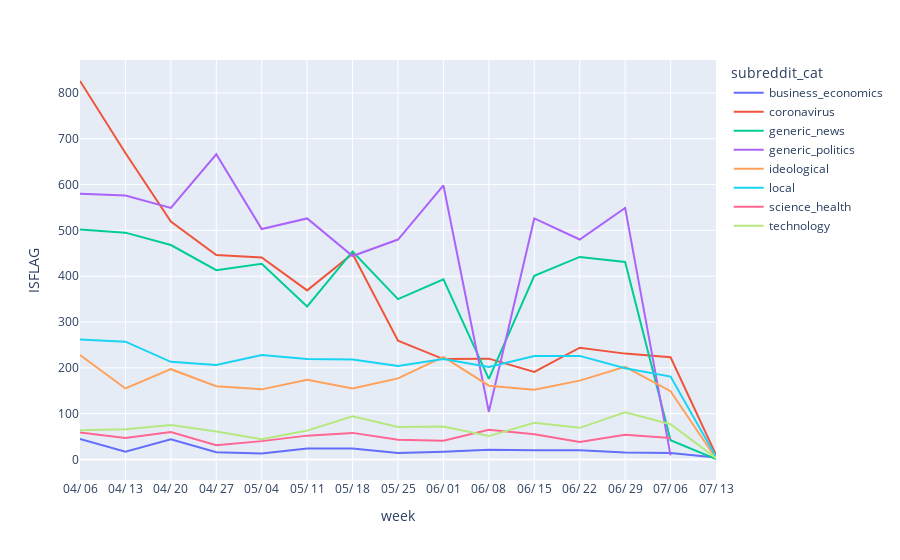

The notebook cell this image was saved under:
### Code cell
subr_line_all.update_layout(xaxis = dict(tickmode = 'array',
                                         tickvals = tickvals0,
                                         ticktext = ticklabs0
                                         ))

### Figure 1 — Plotly figure (JSON) as saved in the notebook; plotly's stock layout.template omitted (floating-point values rounded to 4 significant figures)
{"data": [{"hovertemplate": "subreddit_cat=business_economics<br>week=%{x}<br>ISFLAG=%{y}<extra></extra>", "legendgroup": "business_economics", "line": {"color": "#636efa", "dash": "solid"}, "mode": "lines", "name": "business_economics", "showlegend": true, "type": "scatter", "x": [15, 16, 17, 18, 19, 20, 21, 22, 23, 24, 25, 26, 27, 28, 29], "xaxis": "x", "y": [45, 17, 44, 16, 13, 24, 24, 14, 17, 21, 20, 20, 15, 14, 4], "yaxis": "y"}, {"hovertemplate": "subreddit_cat=coronavirus<br>week=%{x}<br>ISFLAG=%{y}<extra></extra>", "legendgroup": "coronavirus", "line": {"color": "#EF553B", "dash": "solid"}, "mode": "lines", "name": "coronavirus", "showlegend": true, "type": "scatter", "x": [15, 16, 17, 18, 19, 20, 21, 22, 23, 24, 25, 26, 27, 28, 29], "xaxis": "x", "y": [826, 669, 519, 446, 441, 369, 449, 259, 219, 220, 191, 244, 231, 223, 10], "yaxis": "y"}, {"hovertemplate": "subreddit_cat=generic_news<br>week=%{x}<br>ISFLAG=%{y}<extra></extra>", "legendgroup": "generic_news", "line": {"color": "#00cc96", "dash": "solid"}, "mode": "lines", "name": "generic_news", "showlegend": true, "type": "scatter", "x": [15, 16, 17, 18, 19, 20, 21, 22, 23, 24, 25, 26, 27, 28, 29], "xaxis": "x", "y": [502, 495, 468, 413, 427, 334, 454, 350, 393, 176, 401, 442, 431, 42, 1], "yaxis": "y"}, {"hovertemplate": "subreddit_cat=generic_politics<br>week=%{x}<br>ISFLAG=%{y}<extra></extra>", "legendgroup": "generic_politics", "line": {"color": "#ab63fa", "dash": "solid"}, "mode": "lines", "name": "generic_politics", "showlegend": true, "type": "scatter", "x": [15, 16, 17, 18, 19, 20, 21, 22, 23, 24, 25, 26, 27, 28], "xaxis": "x", "y": [580, 576, 549, 666, 503, 526, 444, 480, 598, 104, 526, 480, 549, 9], "yaxis": "y"}, {"hovertemplate": "subreddit_cat=ideological<br>week=%{x}<br>ISFLAG=%{y}<extra></extra>", "legendgroup": "ideological", "line": {"color": "#FFA15A", "dash": "solid"}, "mode": "lines", "name": "ideological", "showlegend": true, "type": "scatter", "x": [15, 16, 17, 18, 19, 20, 21, 22, 23, 24, 25, 26, 27, 28, 29], "xaxis": "x", "y": [228, 155, 197, 160, 153, 174, 155, 177, 224, 161, 152, 172, 202, 149, 2], "yaxis": "y"}, {"hovertemplate": "subreddit_cat=local<br>week=%{x}<br>ISFLAG=%{y}<extra></extra>", "legendgroup": "local", "line": {"color": "#19d3f3", "dash": "solid"}, "mode": "lines", "name": "local", "showlegend": true, "type": "scatter", "x": [15, 16, 17, 18, 19, 20, 21, 22, 23, 24, 25, 26, 27, 28, 29], "xaxis": "x", "y": [262, 257, 213, 206, 228, 219, 218, 204, 219, 202, 226, 226, 199, 181, 6], "yaxis": "y"}, {"hovertemplate": "subreddit_cat=science_health<br>week=%{x}<br>ISFLAG=%{y}<extra></extra>", "legendgroup": "science_health", "line": {"color": "#FF6692", "dash": "solid"}, "mode": "lines", "name": "science_health", "showlegend": true, "type": "scatter", "x": [15, 16, 17, 18, 19, 20, 21, 22, 23, 24, 25, 26, 27, 28], "xaxis": "x", "y": [59, 47, 60, 31, 40, 52, 58, 43, 41, 65, 55, 38, 54, 47], "yaxis": "y"}, {"hovertemplate": "subreddit_cat=technology<br>week=%{x}<br>ISFLAG=%{y}<extra></extra>", "legendgroup": "technology", "line": {"color": "#B6E880", "dash": "solid"}, "mode": "lines", "name": "technology", "showlegend": true, "type": "scatter", "x": [15, 16, 17, 18, 19, 20, 21, 22, 23, 24, 25, 26, 27, 28, 29], "xaxis": "x", "y": [64, 66, 75, 61, 44, 63, 94, 71, 72, 51, 80, 69, 103, 77, 3], "yaxis": "y"}], "layout": {"legend": {"title": {"text": "subreddit_cat"}, "tracegroupgap": 0}, "margin": {"t": 60}, "xaxis": {"anchor": "y", "domain": [0, 1], "tickmode": "array", "ticktext": ["04/\n06", "04/\n13", "04/\n20", "04/\n27", "05/\n04", "05/\n11", "05/\n18", "05/\n25", "06/\n01", "06/\n08", "06/\n15", "06/\n22", "06/\n29", "07/\n06", "07/\n13"], "tickvals": [15, 16, 17, 18, 19, 20, 21, 22, 23, 24, 25, 26, 27, 28, 29], "title": {"text": "week"}}, "yaxis": {"anchor": "x", "domain": [0, 1], "title": {"text": "ISFLAG"}}}}
